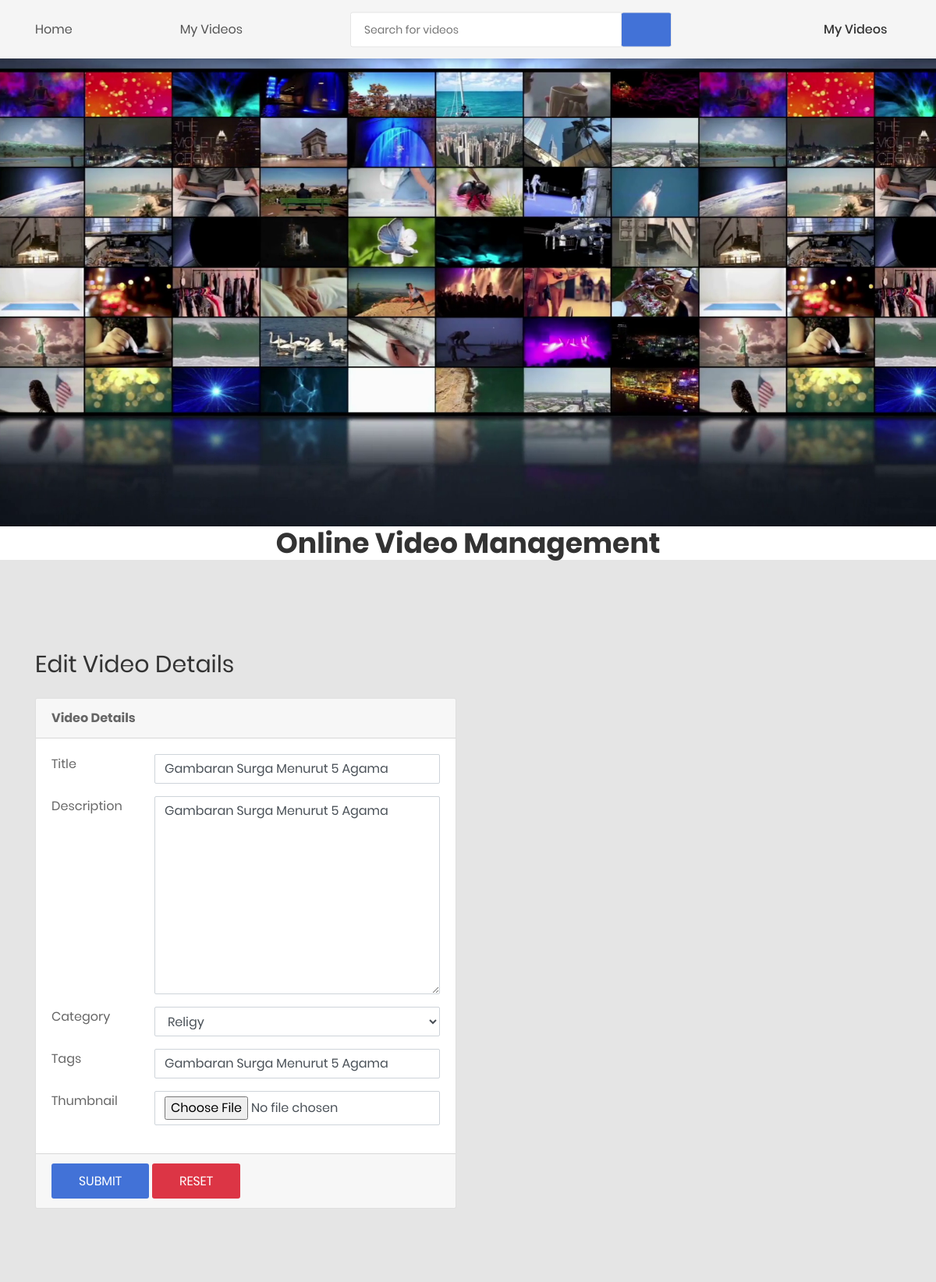
The page /edit_video_details/?video_id=3 (signed in) on the database its author committed.
### app/models.py (models this page shows, shortened)
class UserModel(AbstractBaseUser):
    user_id = models.AutoField(primary_key=True)
    email = models.EmailField(
        verbose_name='email address',
        max_length=255,
        unique=True,
    )
    full_name = models.CharField(max_length=100)
    is_active = models.BooleanField(default=True)
    is_admin = models.BooleanField(default=False)
    date_joined = models.DateTimeField(default=timezone.now)
    last_login = models.DateTimeField(blank=True, null=True)
    objects = UserAccountManager()
    USERNAME_FIELD = 'email'
    REQUIRED_FIELDS = ['full_name']

class VideoDetailModel(models.Model):
    video_id = models.AutoField(primary_key=True)
    title = models.CharField(max_length=100)
    description = models.CharField(max_length=1000)
    tags = models.CharField(max_length=1000)
    categories = models.ForeignKey(VideoCategoryModel, on_delete=models.CASCADE)
    thumbnail = models.ImageField(upload_to='images/thumbnail/')
    video = models.FileField(upload_to='video/')
    user_id = models.ForeignKey(UserModel, on_delete=models.CASCADE, related_name='u')
    date_uploaded = models.DateTimeField(default=timezone.now)
    last_modified = models.DateTimeField(default=timezone.now)

### app/views.py (the view, shortened to what this page needs)
# urls.py: path('edit_video_details/', views.EditVideoDetails.as_view(), name='edit_video_details'),
class EditVideoDetails(LoginRequiredMixin, UpdateView):
    template_name = 'edit_video_details.html'
    form_class = VideoDetailForm
    def get_object(self, **kwargs):
        return VideoDetailModel.objects.get(pk=self.request.GET.get('video_id'))

### app/forms.py
class VideoDetailForm(forms.ModelForm):
    class Meta:
        model = VideoDetailModel
        fields = ("video", "title", "description", "categories", "tags", "thumbnail")
        widgets = {
            'video': forms.FileInput(attrs={'accept': 'video/*', 'class': 'form-control'}),
            'title': forms.TextInput(attrs={'class': 'form-control', 'placeholder': 'Title'}),
            'description': forms.Textarea(attrs={'class': 'form-control', 'placeholder': 'Description'}),
            'categories': forms.Select(attrs={'class': 'form-control'}),
            'tags': forms.TextInput(attrs={'class': 'form-control', 'placeholder': 'Tags'}),
            'thumbnail': forms.FileInput(attrs={'class': 'form-control', 'placeholder': 'thumbnail'}),
        }

### app/models.py (called while the page is built)
    def __str__(self):
        return self.category

### templates/edit_video_details.html (shortened to what this page needs)
{% extends 'base.html' %}
{% load static %}
{% block content %}
    <div class="page-wrapper">
        <div class="page-container">
            <header class="header-desktop">
                <div class="section__content section__content--p30">
                    <div class="container-fluid">
                        <div class="header-wrap">
                            <a href="{% url 'home' %}" class="header-desktop-link">Home</a>
                            <a href="{% url 'my_videos' %}" class="header-desktop-link">My Videos</a>
                            <form class="form-header" action="" method="POST">
                                <input class="au-input au-input--xl" type="text" name="search"
                                       placeholder="Search for videos"/>
                                <button class="au-btn--submit" type="submit">
                                    <i class="zmdi zmdi-search"></i>
                                </button>
                            </form>
                            <div class="header-button">
                                <div class="account-wrap">
                                    <div class="account-item clearfix js-item-menu">
                                        <div class="content">
                                            <a class="js-acc-btn" href="#">{{ user.full_name }}</a>
                                        </div>
                                    </div>
                                </div>
                            </div>
                        </div>
                    </div>
                </div>
            </header>
            <div class="main-content">
                <div class="section__content section__content--p30">
                    <div class="container-fluid">
                        <div class="row">
                            <div class="col-md-12">
                                <div class="overview-wrap">
                                    <h2 class="title-1">Edit Video Details</h2>
                                </div>
                            </div>
                        </div>
                        <div class="row m-t-25">
                            <div class="col-lg-6">
                                <form method="post" class="form-horizontal" enctype="multipart/form-data">
                                    <div class="card">
                                        <div class="card-header">
                                            <strong>Video Details</strong>
                                        </div>
                                        <div class="card-body card-block">
                                            <div class="row form-group">
                                                <div class="col col-md-3">
                                                    <label for="hf-title" class=" form-control-label">Title</label>
                                                </div>
                                                <div class="col-12 col-md-9">
                                                    {{ form.title }}
                                                </div>
                                            </div>
                                            <div class="row form-group">
                                                <div class="col col-md-3">
                                                    <label for="hf-description"
                                                           class=" form-control-label">Description</label>
                                                </div>
                                                <div class="col-12 col-md-9">
                                                    {{ form.description }}
                                                </div>
                                            </div>
                                            <div class="row form-group">
                                                <div class="col col-md-3">
                                                    <label for="hf-category"
                                                           class=" form-control-label">Category</label>
                                                </div>
                                                <div class="col-12 col-md-9">
                                                    {{ form.categories }}
                                                </div>
                                            </div>
                                            <div class="row form-group">
                                                <div class="col col-md-3">
                                                    <label for="hf-tags" class=" form-control-label">Tags</label>
                                                </div>
                                                <div class="col-12 col-md-9">
                                                    {{ form.tags }}
                                                </div>
                                            </div>
                                            <div class="row form-group">
                                                <div class="col col-md-3">
                                                    <label for="hf-thumbnail"
                                                           class=" form-control-label">Thumbnail</label>
                                                </div>
                                                <div class="col-12 col-md-9">
                                                    {{ form.thumbnail }}
                                                </div>
                                            </div>
                                        </div>
                                        <div class="card-footer">
                                            <button type="submit" class="au-btn au-btn-icon au-btn--blue">
                                                Submit
                                            </button>
                                            <button type="reset" class="au-btn au-btn-icon btn-danger">
                                                Reset
                                            </button>
                                        </div>
                                    </div>
                                </form>
                            </div>
                        </div>
                    </div>
                </div>
            </div>
        </div>
    </div>
{% endblock %}

### rows shown on the page
UserModel: full_name "My Videos"
VideoDetailModel: title "Gambaran Surga Menurut 5 Agama", description "Gambaran Surga Menurut 5 Agama", categories "Religy", tags "Gambaran Surga Menurut 5 Agama"
